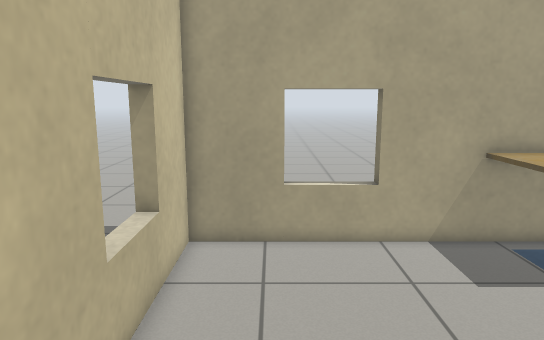
view 1 (above)

15 first-person views from a walk through a Gazebo world. The camera is 1.2 m above the floor, tilts 10° down and sees 70° across. Floor lines are 1 m apart. The floor is counted in squares, 0.25 m on a side. Each view is taken from the middle of a square. On the plan, view 1 faces up. The plan holds only what a view shows up to about 20 squares ahead; the rest is blank. Robots are left out. Gazebo's built-in surfaces are drawn with simple patterns. Some stock models are drawn as simple stand-ins. Some surface patterns are stand-ins.

view 2
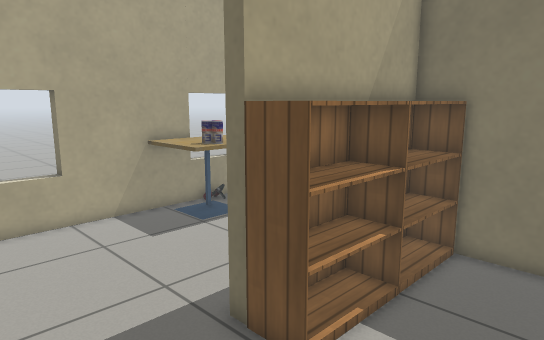

view 3
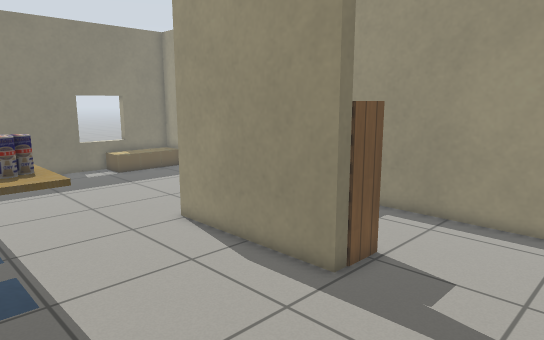

view 4
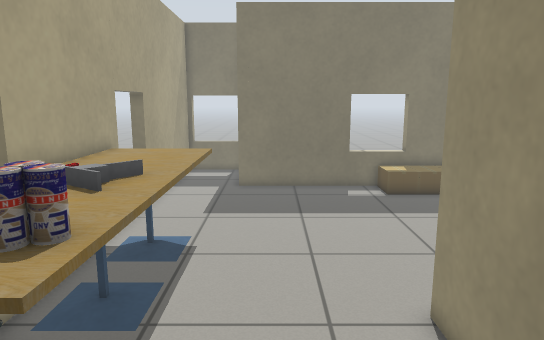

view 5
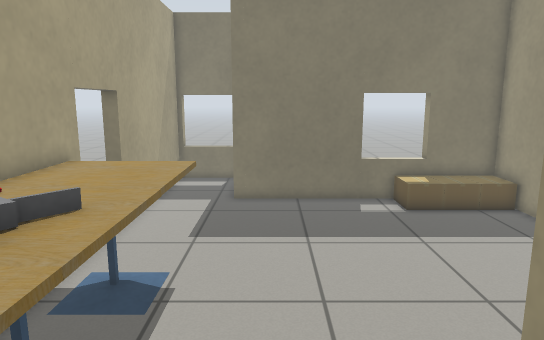

view 6
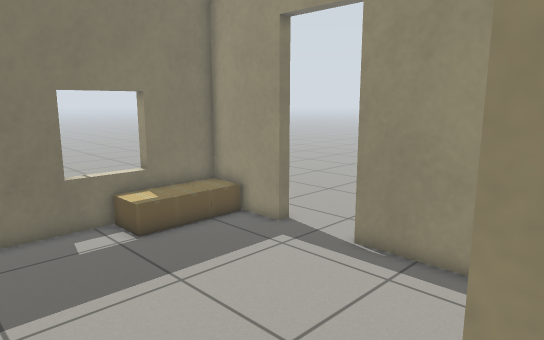

view 7
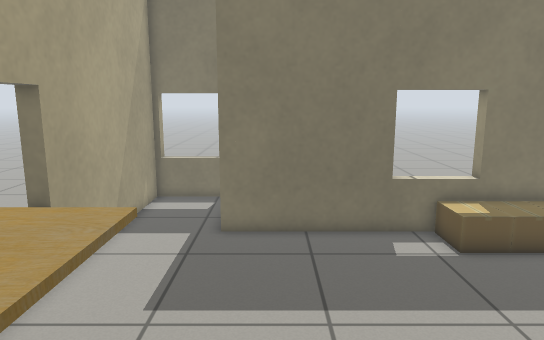

view 8
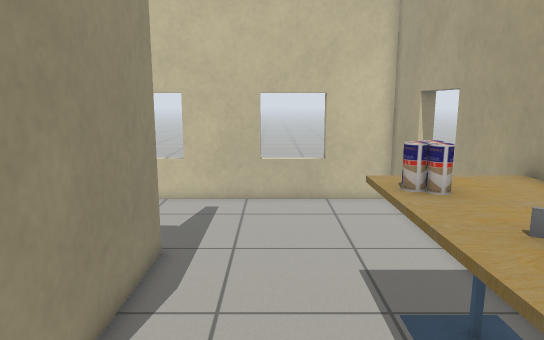

view 9
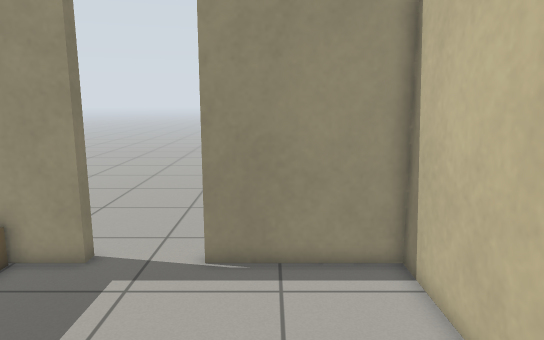

view 10
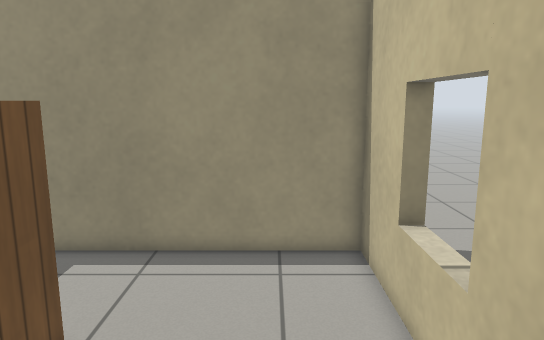

view 11
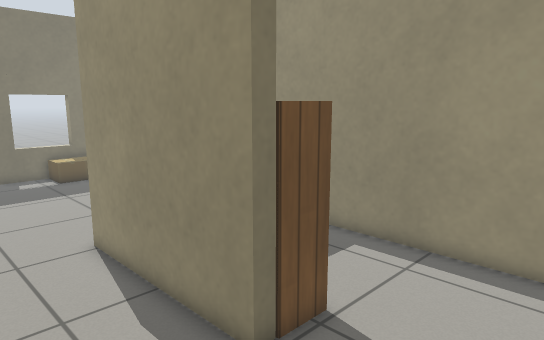

view 12
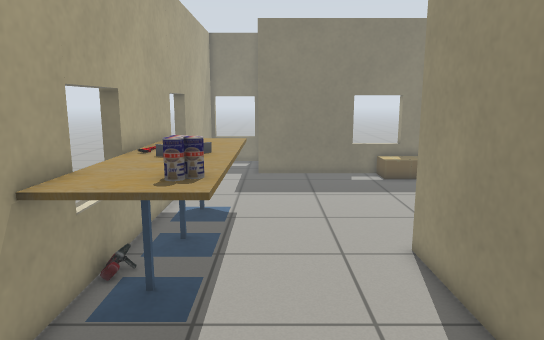

view 13
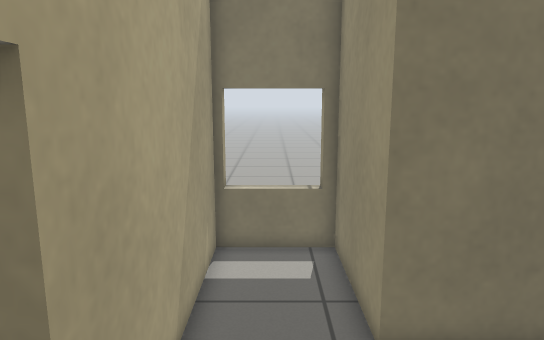

view 14
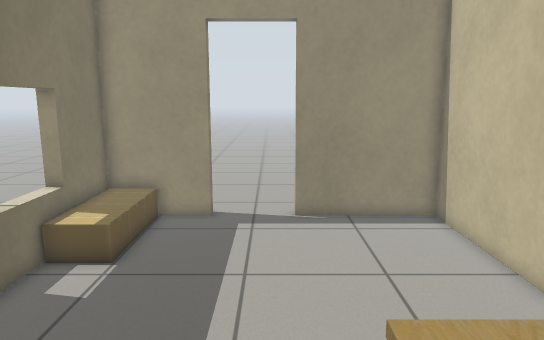

view 15
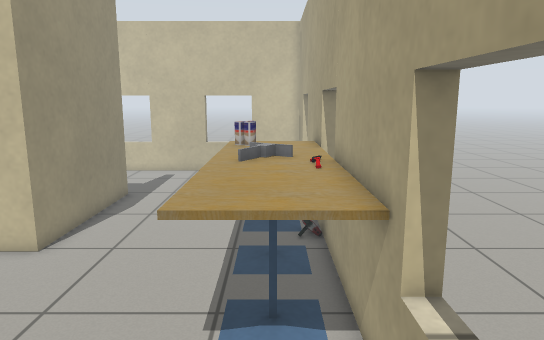

### Floor plan
Points are (right, up) in squares from view 1. A wall is a line through its corners. A room is listed if a view was taken in it or the views show most of it. See-through windows are left out.
Room 1 (views 1, 2)
walls: (-2.9, 2.5) (-2.9, -4) (10.9, -4); (11.5, -1.1) (11.5, 2.8) (4.1, 2.8)
ways out: opening at (0.5, 3) to room 2
objects: bookshelf (4, 1) to (7, 2); bookshelf (8, 1) to (11, 2)
Room 2 (views 3, 4, 5, 6, 7, 8, 9, 10, 11, 12, 13, 14, 15)
walls: (4.1, 2.8) (4.1, 3.4) (12.1, 3.4) (12.1, -4) (18, -4); (21.6, -4) (25.9, -4) (25.9, 8.9) (31.3, 8.9) (31.3, 12.9) (-2.9, 12.9) (-2.9, 2.5)
ways out: opening at (0.5, 3) to room 1; open door at (19.5, -4)
objects: cafe table (7, 9) to (10, 12); drink can (8, 10); drink can (9, 10); cafe table (11, 9) to (14, 12); cafe table (15, 9) to (18, 12); cardboard box (24, -3) to (25, -2); cardboard box (24, -1) to (25, -1); cardboard box (24, 0) to (25, 1)

Positions as (right, up) in squares from view 1, and headings:
1: (0, 0), facing up
2: (-1, -3), facing up-right
3: (-2, 12), facing down-right
4: (4, 7), facing right
5: (7, 7), facing right
6: (11, 7), facing down-right
7: (12, 7), facing right
8: (16, 7), facing left
9: (16, 7), facing down
10: (0, 8), facing down
11: (-1, 8), facing down-right
12: (0, 8), facing right
13: (19, 11), facing right
14: (19, 12), facing down
15: (24, 11), facing left
